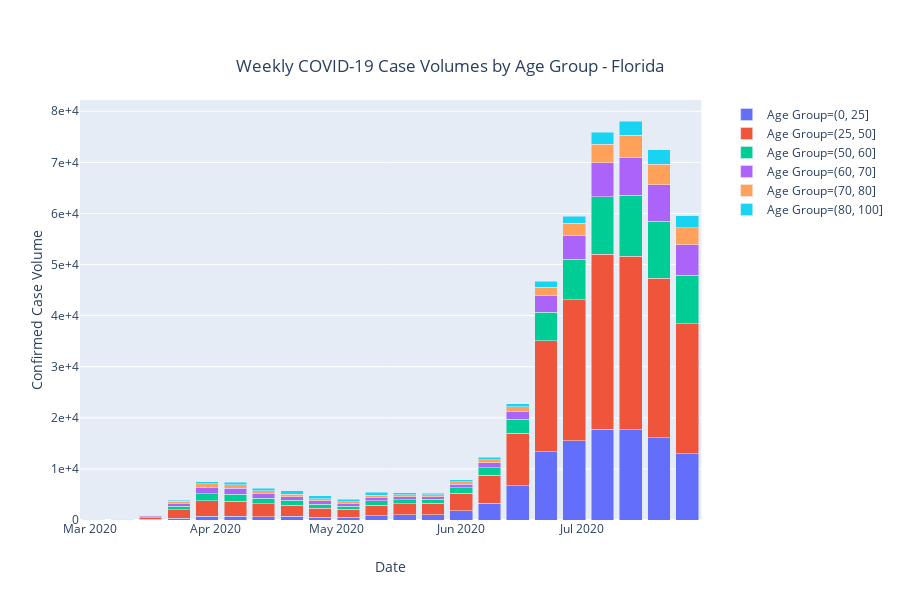

The code cell stored with this chart in its notebook:
### Code cell
# Case volumes by age group and reported date - Plot
df2 = df[df['ChartDate']<last_full_week].groupby(['DateWeek','binned']).agg({'Case1':'count'}).reset_index()

fig = px.bar(df2,
             x="DateWeek",
             y="Case1",
             color='binned',
             barmode='stack',
             labels = {'DateWeek':'Date','Case1':'Confirmed Case Volume','binned':'Age Group'},
             title={
                'text': "Weekly COVID-19 Case Volumes by Age Group - Florida",
                'y':0.9,
                'x':0.5,
                'xanchor': 'center',
                'yanchor': 'top'})

fig.update_yaxes(tickformat = ',.0')
fig.update_traces(hovertemplate=None)
fig.update_layout(hovermode="x")
config = {'responsive': False}

fig.show()
#py.plot(fig, filename = 'Weekly COVID-19 Case Volumes by Age Group - Florida', auto_open=False, conifg=config)
fig.write_image("chart_images/Weekly COVID-19 Case Volumes by Age Group - Florida.png")

### Figure 1 — Plotly figure (JSON) as saved in the notebook; plotly's stock layout.template omitted (floating-point values rounded to 4 significant figures)
{"data": [{"alignmentgroup": "True", "hoverlabel": {"namelength": 0}, "legendgroup": "Age Group=(0, 25]", "marker": {"color": "#636efa"}, "name": "Age Group=(0, 25]", "offsetgroup": "Age Group=(0, 25]", "orientation": "v", "showlegend": true, "textposition": "auto", "type": "bar", "x": ["2020-03-02T00:00:00+00:00", "2020-03-09T00:00:00+00:00", "2020-03-16T00:00:00+00:00", "2020-03-23T00:00:00+00:00", "2020-03-30T00:00:00+00:00", "2020-04-06T00:00:00+00:00", "2020-04-13T00:00:00+00:00", "2020-04-20T00:00:00+00:00", "2020-04-27T00:00:00+00:00", "2020-05-04T00:00:00+00:00", "2020-05-11T00:00:00+00:00", "2020-05-18T00:00:00+00:00", "2020-05-25T00:00:00+00:00", "2020-06-01T00:00:00+00:00", "2020-06-08T00:00:00+00:00", "2020-06-15T00:00:00+00:00", "2020-06-22T00:00:00+00:00", "2020-06-29T00:00:00+00:00", "2020-07-06T00:00:00+00:00", "2020-07-13T00:00:00+00:00", "2020-07-20T00:00:00+00:00", "2020-07-27T00:00:00+00:00"], "xaxis": "x", "y": [1, 18, 119, 370, 710, 720, 636, 722, 553, 504, 790, 988, 989, 1826, 3269, 6676, 13372, 15508, 17810, 17665, 16121, 13012], "yaxis": "y"}, {"alignmentgroup": "True", "hoverlabel": {"namelength": 0}, "legendgroup": "Age Group=(25, 50]", "marker": {"color": "#EF553B"}, "name": "Age Group=(25, 50]", "offsetgroup": "Age Group=(25, 50]", "orientation": "v", "showlegend": true, "textposition": "auto", "type": "bar", "x": ["2020-03-02T00:00:00+00:00", "2020-03-09T00:00:00+00:00", "2020-03-16T00:00:00+00:00", "2020-03-23T00:00:00+00:00", "2020-03-30T00:00:00+00:00", "2020-04-06T00:00:00+00:00", "2020-04-13T00:00:00+00:00", "2020-04-20T00:00:00+00:00", "2020-04-27T00:00:00+00:00", "2020-05-04T00:00:00+00:00", "2020-05-11T00:00:00+00:00", "2020-05-18T00:00:00+00:00", "2020-05-25T00:00:00+00:00", "2020-06-01T00:00:00+00:00", "2020-06-08T00:00:00+00:00", "2020-06-15T00:00:00+00:00", "2020-06-22T00:00:00+00:00", "2020-06-29T00:00:00+00:00", "2020-07-06T00:00:00+00:00", "2020-07-13T00:00:00+00:00", "2020-07-20T00:00:00+00:00", "2020-07-27T00:00:00+00:00"], "xaxis": "x", "y": [1, 34, 348, 1612, 3062, 2908, 2500, 2169, 1720, 1578, 2128, 2239, 2291, 3391, 5479, 10289, 21668, 27570, 34192, 34008, 31153, 25394], "yaxis": "y"}, {"alignmentgroup": "True", "hoverlabel": {"namelength": 0}, "legendgroup": "Age Group=(50, 60]", "marker": {"color": "#00cc96"}, "name": "Age Group=(50, 60]", "offsetgroup": "Age Group=(50, 60]", "orientation": "v", "showlegend": true, "textposition": "auto", "type": "bar", "x": ["2020-03-02T00:00:00+00:00", "2020-03-09T00:00:00+00:00", "2020-03-16T00:00:00+00:00", "2020-03-23T00:00:00+00:00", "2020-03-30T00:00:00+00:00", "2020-04-06T00:00:00+00:00", "2020-04-13T00:00:00+00:00", "2020-04-20T00:00:00+00:00", "2020-04-27T00:00:00+00:00", "2020-05-04T00:00:00+00:00", "2020-05-11T00:00:00+00:00", "2020-05-18T00:00:00+00:00", "2020-05-25T00:00:00+00:00", "2020-06-01T00:00:00+00:00", "2020-06-08T00:00:00+00:00", "2020-06-15T00:00:00+00:00", "2020-06-22T00:00:00+00:00", "2020-06-29T00:00:00+00:00", "2020-07-06T00:00:00+00:00", "2020-07-13T00:00:00+00:00", "2020-07-20T00:00:00+00:00", "2020-07-27T00:00:00+00:00"], "xaxis": "x", "y": [2, 17, 173, 710, 1389, 1401, 1150, 977, 800, 650, 878, 772, 775, 1106, 1509, 2725, 5582, 7965, 11296, 11864, 11188, 9513], "yaxis": "y"}, {"alignmentgroup": "True", "hoverlabel": {"namelength": 0}, "legendgroup": "Age Group=(60, 70]", "marker": {"color": "#ab63fa"}, "name": "Age Group=(60, 70]", "offsetgroup": "Age Group=(60, 70]", "orientation": "v", "showlegend": true, "textposition": "auto", "type": "bar", "x": ["2020-03-02T00:00:00+00:00", "2020-03-09T00:00:00+00:00", "2020-03-16T00:00:00+00:00", "2020-03-23T00:00:00+00:00", "2020-03-30T00:00:00+00:00", "2020-04-06T00:00:00+00:00", "2020-04-13T00:00:00+00:00", "2020-04-20T00:00:00+00:00", "2020-04-27T00:00:00+00:00", "2020-05-04T00:00:00+00:00", "2020-05-11T00:00:00+00:00", "2020-05-18T00:00:00+00:00", "2020-05-25T00:00:00+00:00", "2020-06-01T00:00:00+00:00", "2020-06-08T00:00:00+00:00", "2020-06-15T00:00:00+00:00", "2020-06-22T00:00:00+00:00", "2020-06-29T00:00:00+00:00", "2020-07-06T00:00:00+00:00", "2020-07-13T00:00:00+00:00", "2020-07-20T00:00:00+00:00", "2020-07-27T00:00:00+00:00"], "xaxis": "x", "y": [5, 35, 158, 538, 1171, 1150, 850, 710, 654, 487, 630, 560, 523, 723, 975, 1546, 3263, 4647, 6621, 7466, 7131, 5928], "yaxis": "y"}, {"alignmentgroup": "True", "hoverlabel": {"namelength": 0}, "legendgroup": "Age Group=(70, 80]", "marker": {"color": "#FFA15A"}, "name": "Age Group=(70, 80]", "offsetgroup": "Age Group=(70, 80]", "orientation": "v", "showlegend": true, "textposition": "auto", "type": "bar", "x": ["2020-03-02T00:00:00+00:00", "2020-03-09T00:00:00+00:00", "2020-03-16T00:00:00+00:00", "2020-03-23T00:00:00+00:00", "2020-03-30T00:00:00+00:00", "2020-04-06T00:00:00+00:00", "2020-04-13T00:00:00+00:00", "2020-04-20T00:00:00+00:00", "2020-04-27T00:00:00+00:00", "2020-05-04T00:00:00+00:00", "2020-05-11T00:00:00+00:00", "2020-05-18T00:00:00+00:00", "2020-05-25T00:00:00+00:00", "2020-06-01T00:00:00+00:00", "2020-06-08T00:00:00+00:00", "2020-06-15T00:00:00+00:00", "2020-06-22T00:00:00+00:00", "2020-06-29T00:00:00+00:00", "2020-07-06T00:00:00+00:00", "2020-07-13T00:00:00+00:00", "2020-07-20T00:00:00+00:00", "2020-07-27T00:00:00+00:00"], "xaxis": "x", "y": [5, 13, 110, 446, 764, 695, 579, 499, 482, 389, 436, 379, 323, 408, 533, 890, 1690, 2411, 3588, 4265, 4003, 3348], "yaxis": "y"}, {"alignmentgroup": "True", "hoverlabel": {"namelength": 0}, "legendgroup": "Age Group=(80, 100]", "marker": {"color": "#19d3f3"}, "name": "Age Group=(80, 100]", "offsetgroup": "Age Group=(80, 100]", "orientation": "v", "showlegend": true, "textposition": "auto", "type": "bar", "x": ["2020-03-02T00:00:00+00:00", "2020-03-09T00:00:00+00:00", "2020-03-16T00:00:00+00:00", "2020-03-23T00:00:00+00:00", "2020-03-30T00:00:00+00:00", "2020-04-06T00:00:00+00:00", "2020-04-13T00:00:00+00:00", "2020-04-20T00:00:00+00:00", "2020-04-27T00:00:00+00:00", "2020-05-04T00:00:00+00:00", "2020-05-11T00:00:00+00:00", "2020-05-18T00:00:00+00:00", "2020-05-25T00:00:00+00:00", "2020-06-01T00:00:00+00:00", "2020-06-08T00:00:00+00:00", "2020-06-15T00:00:00+00:00", "2020-06-22T00:00:00+00:00", "2020-06-29T00:00:00+00:00", "2020-07-06T00:00:00+00:00", "2020-07-13T00:00:00+00:00", "2020-07-20T00:00:00+00:00", "2020-07-27T00:00:00+00:00"], "xaxis": "x", "y": [0, 6, 60, 216, 393, 550, 534, 605, 558, 497, 527, 421, 307, 401, 488, 617, 1190, 1388, 2407, 2829, 2870, 2361], "yaxis": "y"}], "layout": {"barmode": "stack", "height": 600, "hovermode": "x", "legend": {"tracegroupgap": 0}, "title": {"text": "Weekly COVID-19 Case Volumes by Age Group - Florida", "x": 0.5, "xanchor": "center", "y": 0.9, "yanchor": "top"}, "xaxis": {"anchor": "y", "domain": [0, 0.98], "title": {"text": "Date"}}, "yaxis": {"anchor": "x", "domain": [0, 1], "tickformat": ",.0", "title": {"text": "Confirmed Case Volume"}}}}
